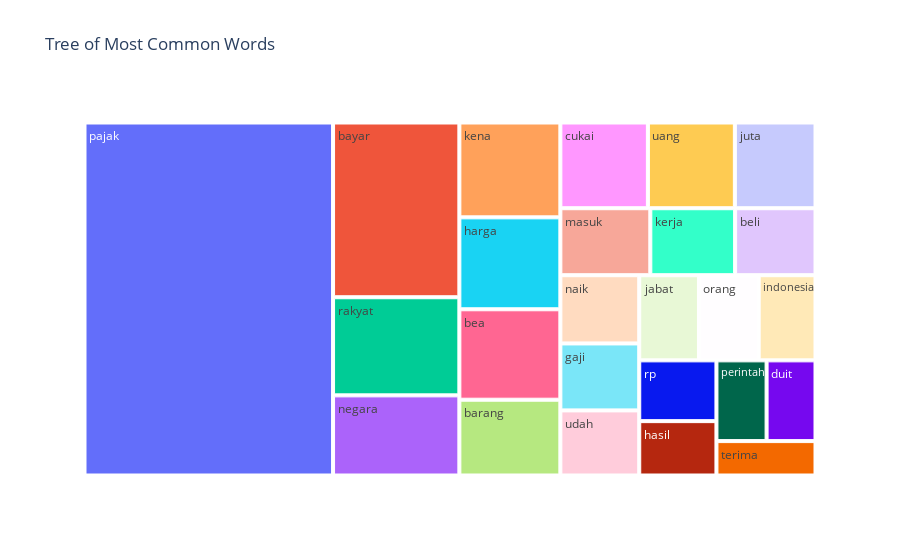

The notebook cell this image was saved under:
### Code cell
fig = px.treemap(ranking.head(25), path=['term'], values='count',title='Tree of Most Common Words')
fig.show()

### Figure 1 — Plotly figure (JSON) as saved in the notebook; plotly's stock layout.template omitted (floating-point values rounded to 4 significant figures)
{"data": [{"branchvalues": "total", "domain": {"x": [0, 1], "y": [0, 1]}, "hovertemplate": "labels=%{label}<br>count=%{value}<br>parent=%{parent}<br>id=%{id}<extra></extra>", "ids": ["barang", "bayar", "bea", "beli", "cukai", "duit", "gaji", "harga", "hasil", "indonesia", "jabat", "juta", "kena", "kerja", "masuk", "naik", "negara", "orang", "pajak", "perintah", "rakyat", "rp", "terima", "uang", "udah"], "labels": ["barang", "bayar", "bea", "beli", "cukai", "duit", "gaji", "harga", "hasil", "indonesia", "jabat", "juta", "kena", "kerja", "masuk", "naik", "negara", "orang", "pajak", "perintah", "rakyat", "rp", "terima", "uang", "udah"], "name": "", "parents": ["", "", "", "", "", "", "", "", "", "", "", "", "", "", "", "", "", "", "", "", "", "", "", "", ""], "type": "treemap", "values": [155, 447, 185, 109, 152, 80, 107, 188, 85, 98, 103, 140, 194, 115, 122, 109, 205, 103, 1777, 82, 251, 95, 69, 151, 104]}], "layout": {"legend": {"tracegroupgap": 0}, "title": {"text": "Tree of Most Common Words"}}}
